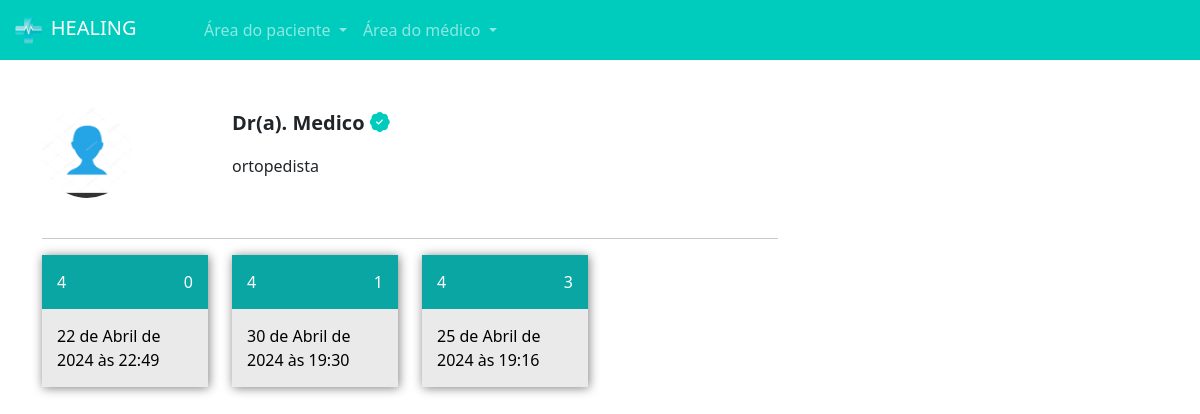
Screenshot of /pacientes/escolher_horario/2/ (signed in) with the database file from the repository.
### medico/models.py (models this page shows, shortened)
class DadosMedico(models.Model):
    crm = models.CharField(max_length=30)
    nome = models.CharField(max_length=100)
    cep = models.CharField(max_length=15)
    rua = models.CharField(max_length=100)
    bairro = models.CharField(max_length=100)
    numero = models.IntegerField()
    rg = models.ImageField(upload_to="rgs")
    cedula_identidade_medica = models.ImageField(upload_to='cim')
    foto = models.ImageField(upload_to="fotos_perfil")
    descricao = models.TextField(null=True, blank=True)
    valor_consulta = models.FloatField(default=100)
    user = models.ForeignKey(User, on_delete=models.DO_NOTHING)
    especialidade = models.ForeignKey(Especialidades, on_delete=models.DO_NOTHING, null=True, blank=True)

class DatasAbertas(models.Model):
    data = models.DateTimeField()
    user = models.ForeignKey(User, on_delete=models.DO_NOTHING)
    agendado = models.BooleanField(default=False)

### paciente/views.py (the view)
# urls.py: path('escolher_horario/<int:id_dados_medicos>/', views.escolher_horario, name="escolher_horario"),
def escolher_horario(request, id_dados_medicos):
    if request.method == "GET":
        medico = DadosMedico.objects.get(id=id_dados_medicos)
        datas_abertas = DatasAbertas.objects.filter(user=medico.user).filter(data__gte=datetime.now())
        return render(request, 'escolher_horario.html', {'medico': medico, 'datas_abertas': datas_abertas, 'is_medico': is_medico(request.user)})

### medico/models.py (called while the page is built)
def is_medico(user):
    return DadosMedico.objects.filter(user=user).exists()

### paciente/templates/escolher_horario.html (shortened to what this page needs)
{% extends "base.html" %}
{% load static %}
{% block 'head' %}
    <link rel="stylesheet" href="{% static 'medicos/css/abrir_horario.css' %}">
    <link rel="stylesheet" href="{% static 'usuarios/css/usuarios.css' %}">
    <link rel="stylesheet" href="{% static 'medicos/css/cadastro_medico.css' %}">
    <link rel="stylesheet" href="{% static 'pacientes/css/home.css' %}">
    <link rel="stylesheet" href="https://cdn.jsdelivr.net/npm/bootstrap-icons@1.11.3/font/bootstrap-icons.min.css">
{% endblock 'head' %}
{% block 'body' %}
{% include "partials/navbar.html" %}
    <div class="container">
        <br><br>
        <div class="row">
            <div class="col-md-8">
                <div class="row">
                    <div class="col-md-3"><img src="{{medico.foto.url}}" class="foto-perfil-card" alt=""></div>
                    <div class="col-md">
                        <p style="font-size: 20px" class="p-bold">Dr(a). {{medico.nome}} <i class="bi bi-patch-check-fill icon-main"></i></p>
                        <p>{{medico.descricao}}</p>
                    </div>
                </div>
                <br>
                <hr>
                <div class="row">
                    {% for data_aberta in datas_abertas %}
                        <div class="col-md-3">
                            <a class="link" href="{% url 'agendar_horario' data_aberta.id %}">
                            <div class='selecionar-dia'>
                            <div class="header-dias">
                                <span class="mes">
                                {{data_aberta.data.month}}
                                </span>
                                <span class="dia-semana">
                                {{data_aberta.data.weekday}}
                                </span>
                            </div>
                            <div class="conteudo-data">
                                {{data_aberta.data}}
                            </div>
                            </div>
                        </a>
                        <br>
                        </div>
                    {% endfor %}
                </div>
            </div>
            <div class="col-md-4">
            </div>
        </div>
    </div>
{% endblock 'body' %}

### templates/static/geral/css/base.css (style rules this page uses)
:root { --main-color: #00CCBE; --dark-color: #09A6A3; --contrast-color: #FFD686; }
.p-bold { font-weight: bold; }

### templates/static/pacientes/css/home.css (style rules this page uses)
.foto-perfil-card { width: 90px; height: 90px; border-radius: 45px; }
.icon-main { color: var(--main-color); }
.link { text-decoration: none; }
.selecionar-dia { width: 100%; background-color: #EAEAEA; box-shadow: 1px 1px 10px gray; }
.header-dias { background-color: var(--dark-color); padding: 15px; color: white; text-decoration: none; }
.dia-semana { float: right; }
.conteudo-data { padding: 15px; color: black; }

### rows the page displays
DadosMedico: foto (picture), nome "Medico", descricao "ortopedista"
DatasAbertas: data.month "4", data.weekday "0", data "22 de Abril de 2024 às 22:49"
DatasAbertas: data.month "4", data.weekday "1", data "30 de Abril de 2024 às 19:30"
DatasAbertas: data.month "4", data.weekday "3", data "25 de Abril de 2024 às 19:16"
